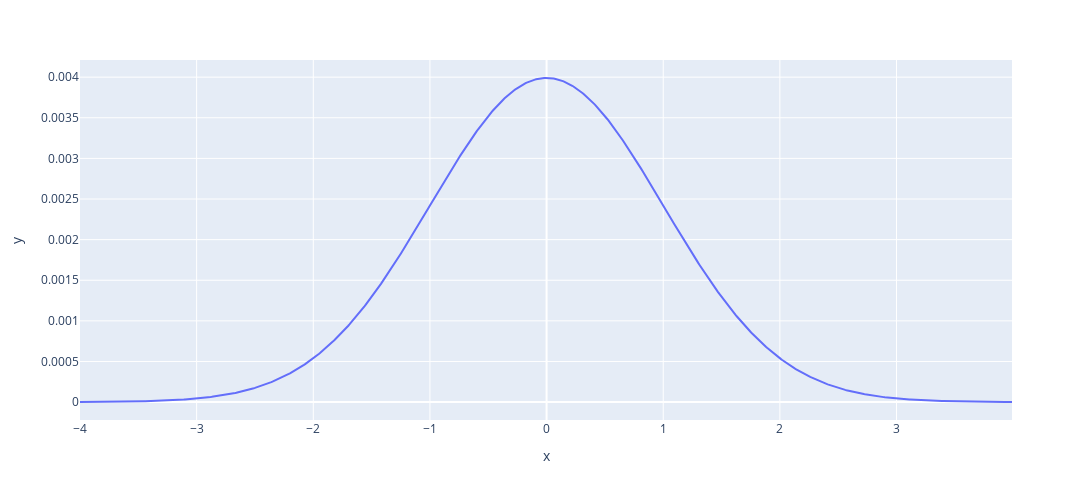

The code cell stored with this chart in its notebook:
### Code cell
miu = 0 
sigma = 1
x = np.arange(miu - 4*sigma, miu + 4*sigma, 0.01)
y = dnorm(x,miu, sigma)
px.line(x = x, y = y, width=1200, height=500)

### Figure 1 — Plotly figure (JSON) as saved in the notebook; plotly's stock layout.template omitted (floating-point values rounded to 4 significant figures; data arrays with more than 128 entries replaced by an {"elided": "..."} marker saying what was removed)
{"data": [{"hovertemplate": "x=%{x}<br>y=%{y}<extra></extra>", "legendgroup": "", "line": {"color": "#636efa", "dash": "solid"}, "marker": {"symbol": "circle"}, "mode": "lines", "name": "", "orientation": "v", "showlegend": false, "type": "scatter", "x": {"elided": "800 float values"}, "xaxis": "x", "y": {"elided": "800 float values"}, "yaxis": "y"}], "layout": {"height": 500, "legend": {"tracegroupgap": 0}, "margin": {"t": 60}, "width": 1200, "xaxis": {"anchor": "y", "autorange": true, "domain": [0, 1], "range": [-4, 3.99], "title": {"text": "x"}, "type": "linear"}, "yaxis": {"anchor": "x", "autorange": true, "domain": [0, 1], "range": [-0.0002202, 0.004211], "title": {"text": "y"}, "type": "linear"}}}
